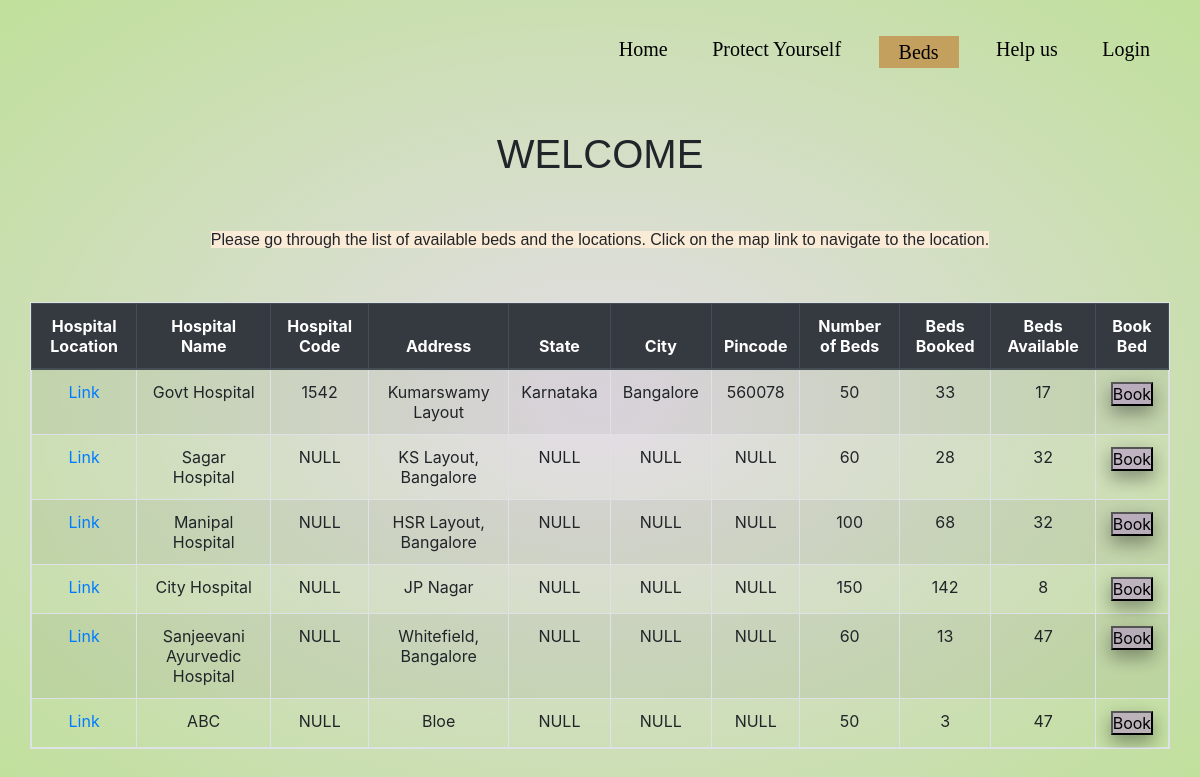
The app's page /hospitaldetailsview/, older data.
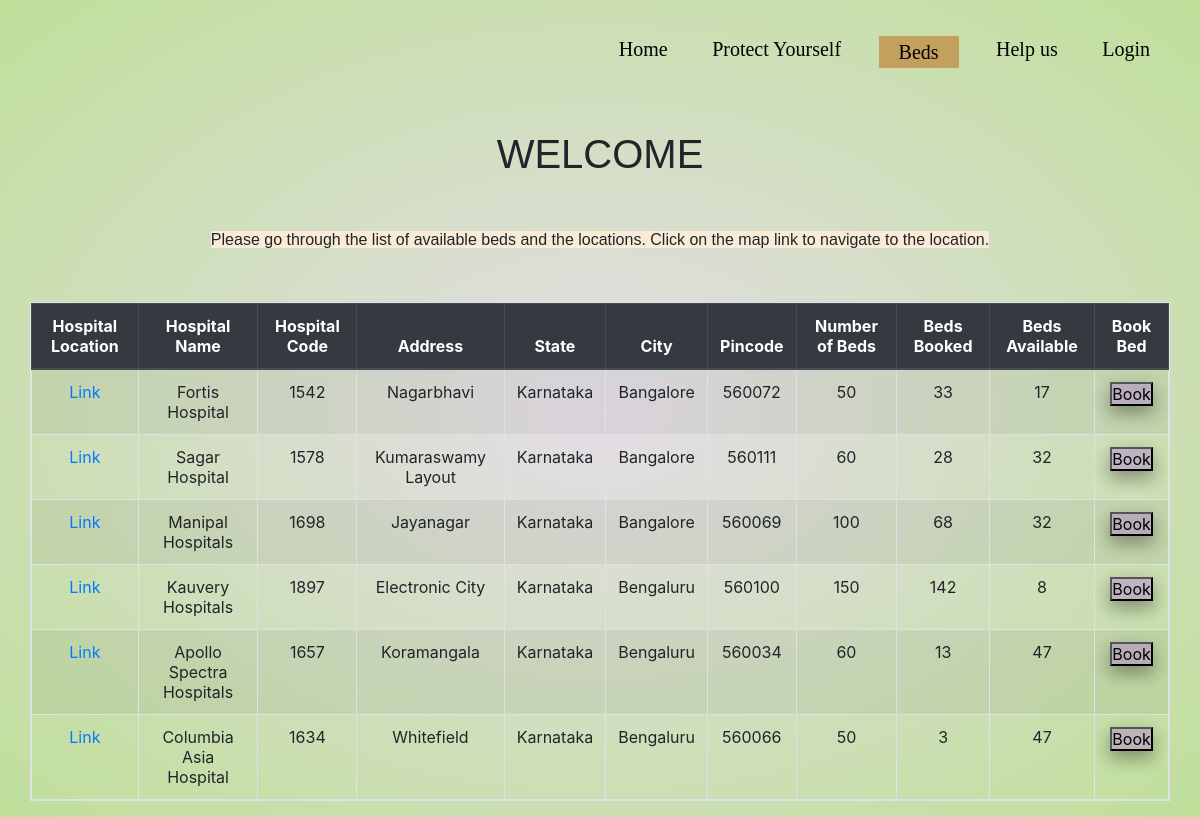
The same page, newer data.
### HospitalDetail/models.py (models this page shows, shortened)
class HospitalDetails(models.Model):
    hName = models.CharField(max_length=100, default='NULL')
    hCode = models.CharField(max_length=10, default='NULL')
    hAddress = models.CharField(max_length=200, default='NULL')
    hState = models.CharField(max_length=50, default="NULL")
    hCity = models.CharField(max_length=50, default="NULL")
    hPincode = models.CharField(max_length=50, default="NULL")
    hTotalNumBed = models.IntegerField(default=-1)
    hBedBooked = models.IntegerField(default=0)
    hBedAvail = models.IntegerField(default=1)
    hLocation = models.URLField(default="NULL")

### LoginPage/views.py (the view)
# urls.py: path('hospitaldetailsview/', viewHDetails),
def viewHDetails(request):
    numbed = HospitalDetails.objects.all()
    for d in numbed:
        d.hBedAvail = d.hTotalNumBed - d.hBedBooked
        d.save()
    return render(request, 'LoginPage/bedsview.html', {'data': numbed})

### LoginPage/templates/LoginPage/bedsview.html (shortened to what this page needs)
{% load static %}
<html>
    <head>
        <link rel="stylesheet" href="{% static 'LoginPage/beds.css' %}">
        <link rel="stylesheet" href="https://stackpath.bootstrapcdn.com/bootstrap/4.4.1/css/bootstrap.min.css">
    </head>
    <body class="wid">
        <header>
            <div >
                <ul class="nav-menu">
                    <li><a href = "/homepage/">Home</a></li>
                    <li><a href = "/protectyourself/">Protect Yourself</a></li>
                    <li class="btn"><a href = "/hospitaldetailsview/">Beds</a></li>
                    <li><a href = "/helpus/">Help us</a></li>
                    <li><a href = "/login/">Login</a></li>
                </ul>
            </div>
        </header>
        <main>
            <center>  <h1> WELCOME </h1> </center>
            <div class="description">
                <span>Please go through the list of available beds and the locations. Click on the map link to navigate to the location.</span>
            </div>
            <div class="row justify-content-center">
                <div class="col-auto">
                <table class="table table-responsive table-striped table-bordered">
                    <thead class="thead-dark">
                        <tr>
                            <th>Hospital Location</th>
                            <th>Hospital Name</th>
                            <th>Hospital Code</th>
                            <th>Address</th>
                            <th>State</th>
                            <th>City</th>
                            <th>Pincode</th>
                            <th>Number of Beds</th>
                            <th>Beds Booked</th>
                            <th>Beds Available</th>
                            <th>Book Bed</th>
                        </tr>
                    </thead>
                    <tbody>
                        {% for d in data %}
                        <tr class="abc">
                            <td class="row-data"><a href="{{ d.hLocation }}" target="_blank">Link</a></td>
                            <td class="row-data">{{d.hName}}</td>
                            <td class="row-data">{{d.hCode}}</td>
                            <td class="row-data">{{d.hAddress}}</td>
                            <td class="row-data">{{d.hState}}</td>
                            <td class="row-data">{{d.hCity}}</td>
                            <td class="row-data">{{d.hPincode}}</td>
                            <td class="row-data">{{d.hTotalNumBed}}</td>
                            <td class="row-data">{{d.hBedBooked}}</td>
                            <td class="row-data">{{d.hBedAvail}}</td>
                            <td class="row-data"><a href="/login/"><button onclick="/login/" class="button" >Book</button></a></td>
                        </tr>
                        {% endfor %}
                    </tbody>
                </table>
            </div>
            </div>
        </main>
    </body>

### LoginPage/static/LoginPage/beds.css (style rules this page uses)
* { margin: 0; padding: 0; }
body { background: radial-gradient(rgba(162, 137, 172, 0.288),rgba(156, 206, 98, 0.644)); }
center { font-family: sans-serif; font-size: x-large; font-weight:bold; margin: 50px auto; }
.description { font-family:'Franklin Gothic Medium', 'Arial Narrow', Arial, sans-serif; text-align: center; margin: 0 auto; }
.description span { background-color: antiquewhite; }
.table { margin: 50px auto; }
header { height: 10%; }
.nav-menu { float: right; list-style:none; margin-top:30px; }
.nav-menu li { display:inline-block; }
.nav-menu li a { color: rgb(0, 0, 0); text-decoration: rgb(54, 49, 36); padding: 5px 20px; font-family: "Verdana", "sans-serif"; font-size: 20px; }
.btn a { border:solid; border:white; background-color:rgb(196, 160, 95); }
.button { background-color: rgba(174, 125, 206, 0.452); box-shadow: 0 8px 16px 0 rgba(0,0,0,0.2), 0 6px 20px 0 rgba(0,0,0,0.19); }
.table tr td { text-align:center; }
.table tr { text-align: center; }
.wid { margin: 0 auto; width: 95%; max-width: 1700px; }

Row changes from the older to the newer data that the page shows:
changed HospitalDetails: hName "Govt Hospital" → "Fortis Hospital"; hAddress "Kumarswamy Layout" → "Nagarbhavi"; hPincode "560078" → "560072"
changed HospitalDetails "Sagar Hospital": hCode "NULL" → "1578"; hAddress "KS Layout, Bangalore" → "Kumaraswamy Layout"; hState "NULL" → "Karnataka"; hCity "NULL" → "Bangalore"; hPincode "NULL" → "560111"
changed HospitalDetails: hName "Manipal Hospital" → "Manipal Hospitals"; hCode "NULL" → "1698"; hAddress "HSR Layout, Bangalore" → "Jayanagar"; hState "NULL" → "Karnataka"; hCity "NULL" → "Bangalore"; hPincode "NULL" → "560069"
changed HospitalDetails: hName "City Hospital" → "Kauvery Hospitals"; hCode "NULL" → "1897"; hAddress "JP Nagar" → "Electronic City"; hState "NULL" → "Karnataka"; hCity "NULL" → "Bengaluru"; hPincode "NULL" → "560100"
changed HospitalDetails: hName "Sanjeevani Ayurvedic Hospital" → "Apollo Spectra Hospitals"; hCode "NULL" → "1657"; hAddress "Whitefield, Bangalore" → "Koramangala"; hState "NULL" → "Karnataka"; hCity "NULL" → "Bengaluru"; hPincode "NULL" → "560034"
changed HospitalDetails: hName "ABC" → "Columbia Asia Hospital"; hCode "NULL" → "1634"; hAddress "Bloe" → "Whitefield"; hState "NULL" → "Karnataka"; hCity "NULL" → "Bengaluru"; hPincode "NULL" → "560066"
